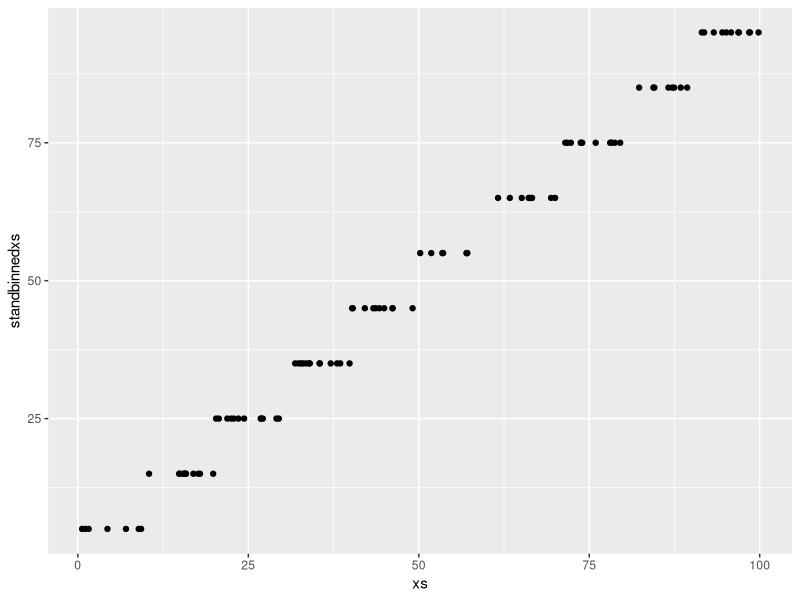
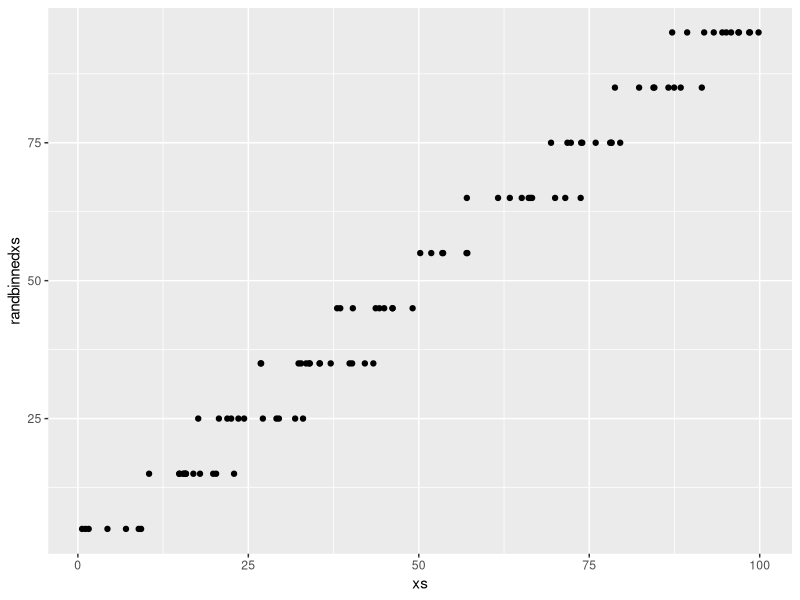
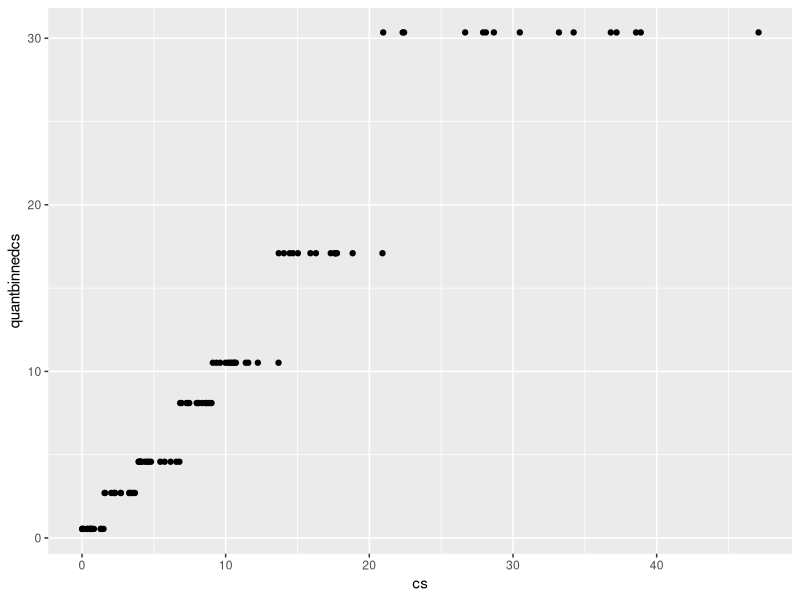
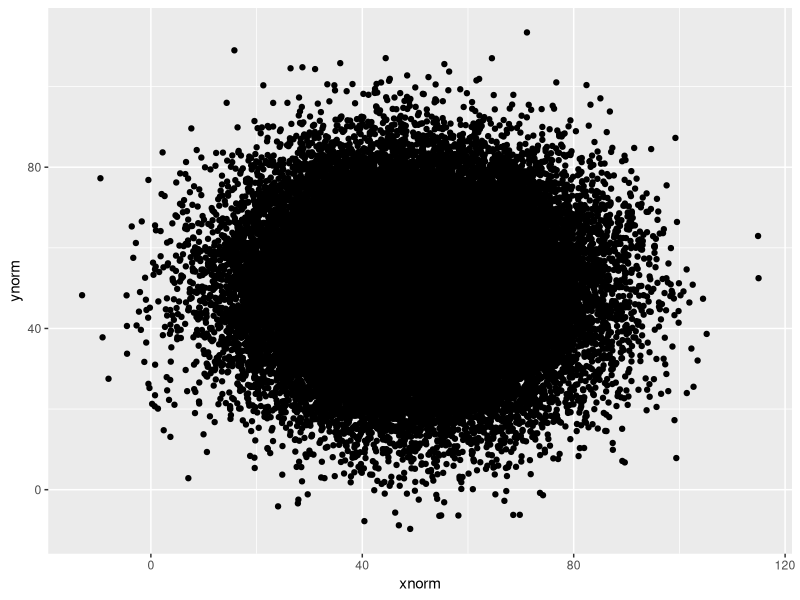
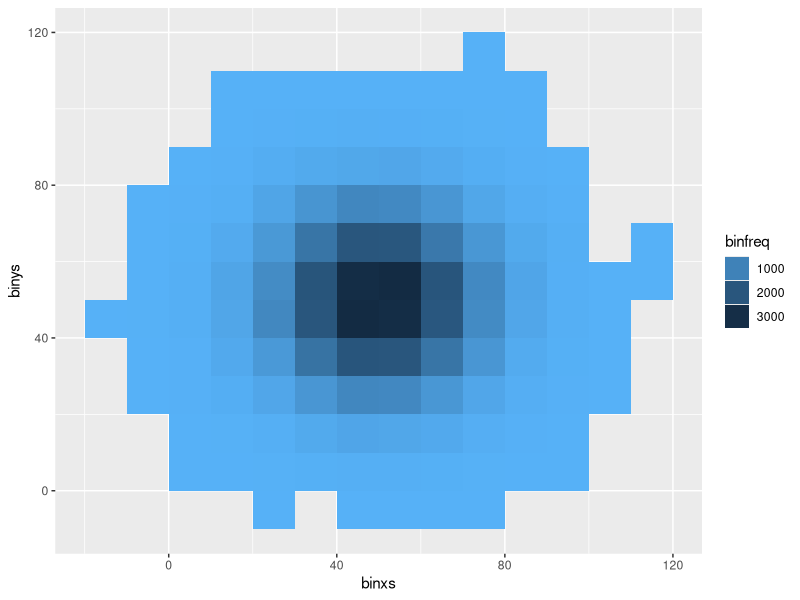
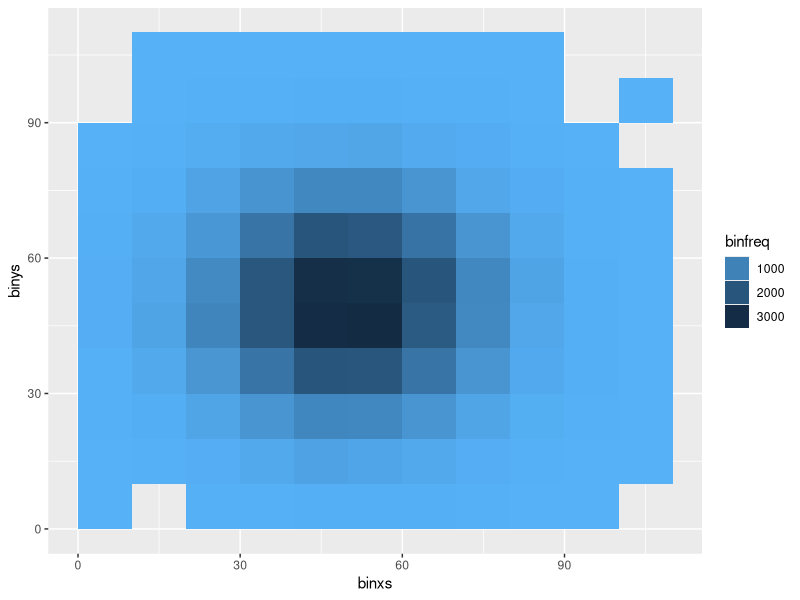
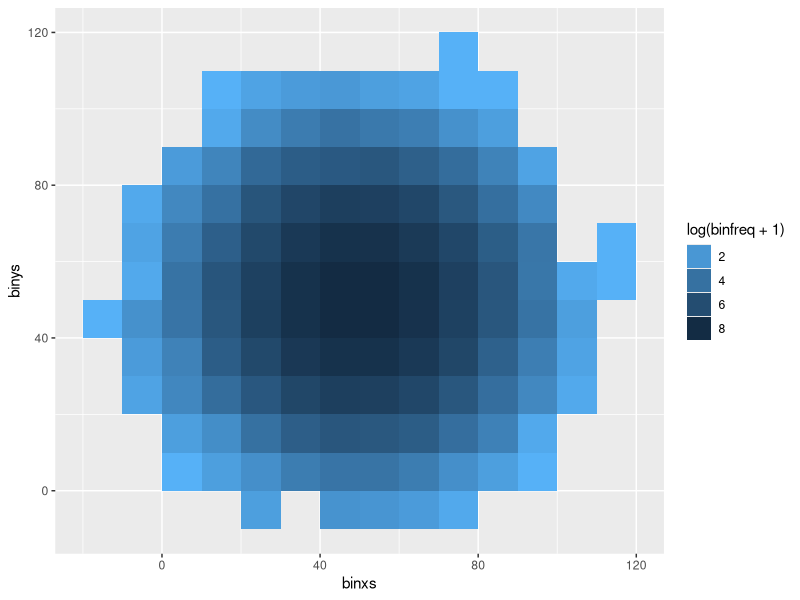
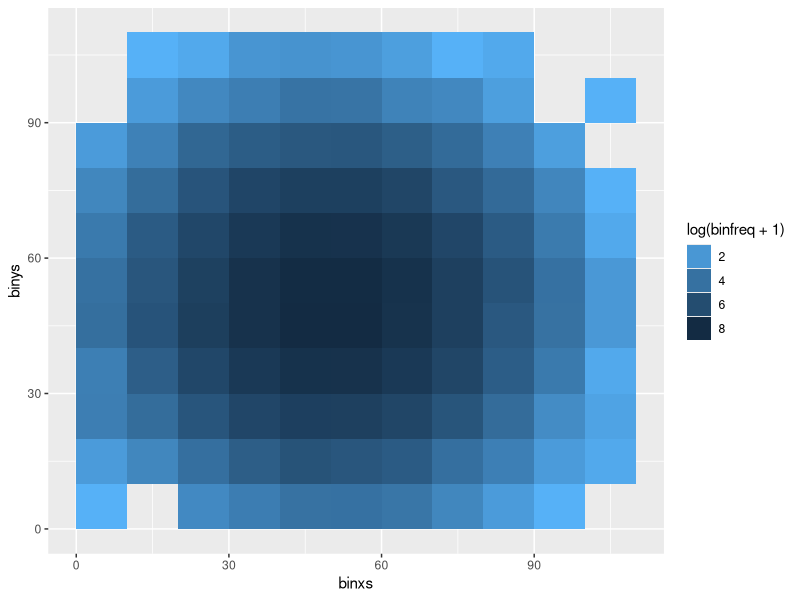

Write R code to recreate these figures, in order.
### Preliminaries 

library(ggplot2)
library(mvtnorm)
library(plyr)
library(Hmisc)

#----------------------------------------------------
### Binning Functions
#----------------------------------------------------

## Standard 1d Rectangular Binning
StandRectBin1d <- function(xs, origin, width){
  binxs <- origin + width*( ceiling((xs-origin)/width) - 0.5 )
  binxs[xs == origin] <- origin + width/2
  return(binxs)
}

## Random 1d Rectangular Binning
# Establish bounding bin centers for each observation
# Then use Unif(0,1) draws compared to assignment probs to allocate
# Reassignment for values below first center (bx1) or
#     above highest center (bxJ)
RandRectBin1d <- function(xs, origin, width){
  bx1 <- origin + width/2
  bxJ <- width*(floor((max(xs)-bx1)/width) + .5)
  lbs <- bx1 + width*floor((xs-bx1)/width)
  ubs <- bx1 + width*ceiling((xs-bx1)/width)
  # initially assign all values to upper bound
  binxs <- ubs
  # then use runif to reassign based on distance from 
  plower <- (ubs - xs)/width
  lowerindex <- (plower > runif(length(xs), 0, 1))
  binxs[lowerindex] <- lbs[lowerindex]
  binxs[xs < bx1] <- bx1
  binxs[xs > bxJ] <- bxJ
  return(binxs)
}


## Quantile 1d Binning
# used for binning the counts values by quantile
# define vector of counts and number of bin
QuantBin1d <- function(cs, nbin){
  bincenters <- quantile(cs, seq(1/(2*nbin) , 1- 1/(2*nbin), by=1/nbin))
  binbounds <- quantile(cs, seq(0 , 1, by=1/nbin))
  bincs <- rep(bincenters[1],length(cs))
   for (i in 2:length(bincenters)){
     bincs[(binbounds[i] < cs & cs <= binbounds[i+1])] <- bincenters[i]
   }   
  return(bincs)
}


## 2d Rectangular Binning (for either Standard or Random)
RectBin2d <- function(xs,ys, originx, originy, widthx, widthy, type="standard"){
  if(type=="standard"){
  tempdat <- data.frame(xs = xs, ys=ys,
                        binxs = StandRectBin1d(xs,originx,widthx),
                        binys = StandRectBin1d(ys,originy,widthy))
  }
  if(type=="random"){
  tempdat <- data.frame(xs = xs, ys=ys,
                          binxs = RandRectBin1d(xs,originx,widthx),
                          binys = RandRectBin1d(ys,originy,widthy))
  }
  outdat <- ddply(tempdat, .(binxs,binys), summarise,
                  binfreq = length(xs),
                  binspatialloss = sum(sqrt((xs-binxs)^2+(ys-binys)^2)) )
  centerofdata <- c((max(xs)-min(xs))/2,(max(ys)-min(ys))/2)
  summarydata <- data.frame( originx = originx, originy = originy, 
                             widthx = widthx, widthy = widthy,
                             totalSpatialLoss = sum(outdat$binspatialloss) ,
                             maxSpatialLoss = sum(sqrt((xs-centerofdata[1])^2+(ys-centerofdata[2])^2)),
                             propSpatialLoss = sum(outdat$binspatialloss) / sum(sqrt((xs-centerofdata[1])^2+(ys-centerofdata[2])^2)))
  templist <- list(bindat = outdat[,1:3],
                   summarydata)
  return(templist)
}

## Frequency Binning  
# allows for standard or quantile binning of either  bin counts or log bin counts (4 combinations)
# input requires binned data output, number of freq breaks and type of freq binning
# output of frequency bin values, labels and loss are attached the original then returned
freqBin <- function(binout, binType="standard", ncolor, logCount=FALSE){ 
  cs <- binout[[1]]$binfreq
  # add frequency bin centers and bin labels of the form "(a,b]" to binout
  # binning depends on type / log counts
  if (logCount)  cs <- log(binout[[1]]$binfreq+1)
    if(binType=="standard"){
      width <- ceiling((max(cs)-min(cs))/ncolor)
      binout[[1]]$freqgroup <- round(StandRectBin1d(cs, min(cs) , width),2)
      binout[[1]]$freqlabel <- paste("(",round(binout[[1]]$freqgroup - width/2,2),
                                     ",",round(binout[[1]]$freqgroup + width/2,2),"]",sep="")
      #close interval for smallest counts
      closeidx <- binout[[1]]$freqlabel == min(binout[[1]]$freqlabel)
      binout[[1]]$freqlabel[closeidx] <- paste("[",round(min(binout[[1]]$freqgroup) - width/2,2),
                                     ",",round(min(binout[[1]]$freqgroup) + width/2,2),"]",sep="")
    } 
  if(binType=="quantile"){
    binout[[1]]$freqgroup <- round(QuantBin1d(cs, ncolor),2)
    quantbounds <- unique(quantile(cs, (0:ncolor)/ncolor))
    if (length(quantbounds)-1 < ncolor) warning("two or more quantiles of the data have same value due to many bins with equivalent frequencies, color will be rendered equivalently for bins with matching quantiles")
    binout[[1]]$freqlabel <- paste("[",round(quantbounds[1],2),",",round(quantbounds[2],2),"]",sep="")
    for (i in 2:(length(quantbounds)-1)){
      binout[[1]]$freqlabel <- paste("(",round(quantbounds[i],2),",",round(quantbounds[i+1],2),"]",sep="")
    }
  }
  # Total Freq Loss
  binout[[2]]$totalFreqLoss <- sum((cs - binout[[1]]$freqgroup)^2)
  # Max Freq Loss based on shading at data average
  binout[[2]]$maxFreqLoss <- sum((cs - mean(cs))^2)
  # Proportion of Max Freq Loss
  binout[[2]]$propFreqLoss <- sum((cs - binout[[1]]$freqgroup)^2) /  sum((cs - mean(cs))^2)
  return(binout)
}

#----------------------------------------------------
#### Function Tests
#----------------------------------------------------

## Try 1d binning functions
xs <- runif(100,0,100)
cs <- rexp(100,.1)

# standard binning 
standbinnedxs <- StandRectBin1d(xs, origin=0, width=10)
qplot(xs,  standbinnedxs)
# random binning
randbinnedxs <- RandRectBin1d(xs, origin=0, width=10)
qplot(xs,  randbinnedxs)
# quantile binning 
quantbinnedcs <- QuantBin1d(cs, 7)
qplot(cs,  quantbinnedcs)


### Try 2d rectangular binning with MVN data
n=50000
mu <- 50
sig <- 15
xnorm <- rnorm(n, mean=mu, sd=sig)
ynorm <- rnorm(n, mean=mu, sd=sig)
qplot(xnorm, ynorm)
# create binned data for standard and random 
binout1 <- RectBin2d(xnorm,ynorm,0,0,10,10,type="standard")
binout2 <- RectBin2d(xnorm,ynorm,0,0,10,10,type="random")
# take a peek at binned data format
head(binout1[[1]])
head(binout2[[2]])
# compare spatial losses
binout1[[2]]
binout2[[2]]
#compare visualizations
qplot(binxs, binys, geom="tile", fill=binfreq, data=binout1[[1]]) +
  scale_fill_gradient(low="#56B1F7", high="#132B43", guide="legend")
qplot(binxs, binys, geom="tile", fill=binfreq, data=binout2[[1]]) +
  scale_fill_gradient(low="#56B1F7", high="#132B43", guide="legend")
#compare with shade by log counts
qplot(binxs, binys, geom="tile", fill=log(binfreq+1), data=binout1[[1]]) +
  scale_fill_gradient(low="#56B1F7", high="#132B43", guide="legend")
qplot(binxs, binys, geom="tile", fill=log(binfreq+1), data=binout2[[1]]) +
  scale_fill_gradient(low="#56B1F7", high="#132B43", guide="legend")



### Try out frequency binning on the same data using standard/quantile/log-count binning
binoutFreqGroups <- freqBin(binout1, binType="standard", ncolor=5, logCount=FALSE)
binoutQuantFreqGroups <- freqBin(binout1, binType="quantile", ncolor=5, logCount=FALSE)
binoutLogFreqGroups <- freqBin(binout1, binType="standard", ncolor=5, logCount=TRUE)
# Peek into how frequency bins are defined
head(binoutFreqGroups[[1]])
head(binoutQuantFreqGroups[[1]])
head(binoutLogFreqGroups[[1]])
# Compare Frequency Losses (Note I dont know if these are all directly comparable after logging counts)
binoutFreqGroups[[2]]
binoutQuantFreqGroups[[2]]
binoutLogFreqGroups[[2]] 
# Plot with Orginal Frequencies
qplot(binxs, binys, geom="tile", fill=binfreq, data=binoutFreqGroups[[1]]) +
  scale_fill_gradient(low="#56B1F7", high="#132B43", guide="legend")
# Plot with Binned Frequencies
qplot(binxs, binys, geom="tile", fill=freqgroup, data=binoutFreqGroups[[1]]) +
  scale_fill_gradient(low="#56B1F7", high="#132B43", guide="legend", breaks=unique(binoutFreqGroups[[1]]$freqgroup))
# Plot with Quantile Binned Frequencies
qplot(binxs, binys, geom="tile", fill=freqgroup, data=binoutQuantFreqGroups[[1]]) +
  scale_fill_gradient(low="#56B1F7", high="#132B43", guide="legend", breaks=unique(binoutQuantFreqGroups[[1]]$freqgroup))
# Plot with LogCount Binned Frequencies
qplot(binxs, binys, geom="tile", fill=freqgroup, data=binoutLogFreqGroups[[1]]) +
  scale_fill_gradient(low="#56B1F7", high="#132B43", guide="legend", breaks=unique(binoutLogFreqGroups[[1]]$freqgroup))
